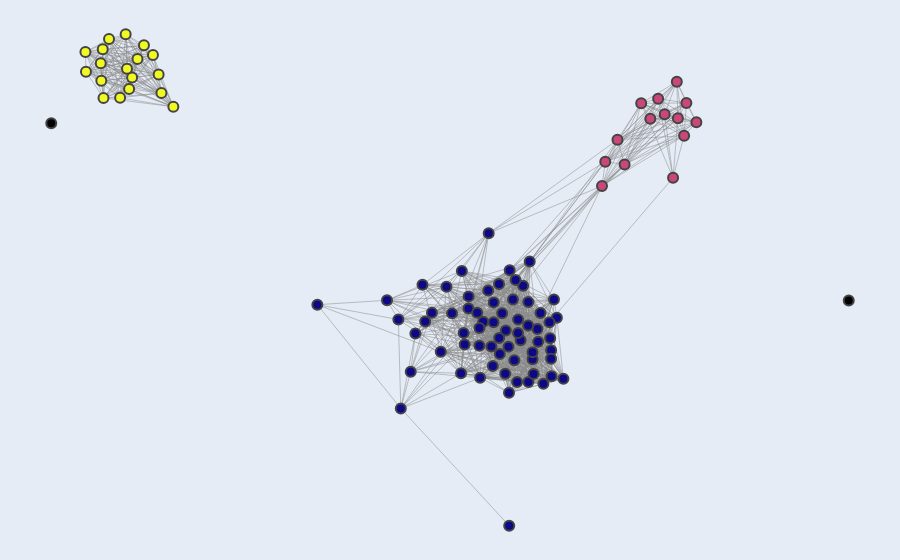

The notebook cell this image was saved under:
### Markdown cell above
## Figure A

### Code cell
G, pos, partition = load_graph_positions_and_clusters()
print(G, pos, partition)
# prepare data for edges
edge_x = []
edge_y = []
for edge in G.edges():
    x0, y0 = pos[edge[0]]
    x1, y1 = pos[edge[1]]
    edge_x.extend([x0, x1, None]) 
    edge_y.extend([y0, y1, None])

# create a trace for edges
edge_trace = go.Scatter(x=edge_x, y=edge_y, line=dict(width=0.5, color='#888'), hoverinfo='none', mode='lines')

# prepare data for nodes
node_x = []
node_y = []
node_colors = []  # to store colors of nodes
for node in G.nodes():
    x, y = pos[node]
    node_x.append(x)
    node_y.append(y)
    if G.degree[node] > 0:  # if the node has at least one connection
        node_colors.append(partition[node])
    else:
        node_colors.append('black')  # set color to black for unconnected nodes

# create a trace for nodes
hover_texts = []
for node in G.nodes():
    community_id = partition[node]
    neighbors = list(G.neighbors(node))
    sorted_neighbors = sorted(neighbors)[:10]
    neighbors_str = ", ".join(sorted_neighbors)
    hover_text = f"Gene: {node}<br>Cluster ID: {community_id}<br>Top Neighbors: {neighbors_str}"
    hover_texts.append(hover_text)

node_trace = go.Scatter(x=node_x, y=node_y, 
                        mode='markers', 
                        hoverinfo='text',
                        marker=dict(showscale=False, 
                                    size=10,
                                    color=node_colors,  # use the modified colors list
                                    line_width=2),
                        text=hover_texts)

# create figure
fig = go.Figure(data=[edge_trace, node_trace],
                layout=go.Layout(
                    showlegend=False,
                    hovermode='closest',
                    margin=dict(b=0, l=0, r=0, t=0),
                    xaxis=dict(showgrid=False, zeroline=False, showticklabels=False),
                    yaxis=dict(showgrid=False, zeroline=False, showticklabels=False)))

# display figure
plotly.offline.plot(fig, image_filename='r100_clustering', image='svg') # saves in ~/Downloads and opens in browser.
fig.show()

### Figure 1 — Plotly figure (JSON) as saved in the notebook; plotly's stock layout.template omitted (floating-point values rounded to 4 significant figures; data arrays with more than 128 entries replaced by an {"elided": "..."} marker saying what was removed)
{"data": [{"hoverinfo": "none", "line": {"color": "#888", "width": 0.5}, "mode": "lines", "type": "scatter", "x": {"elided": "3855 float values"}, "y": {"elided": "3855 float values"}}, {"hoverinfo": "text", "marker": {"color": [0, 0, 0, 0, 1, 1, 0, 2, 0, 0, 0, 0, 0, 0, 2, 2, 0, 0, 1, 0, 2, 0, 1, 0, 2, 0, 0, 0, 1, 1, 2, 0, 1, 2, 0, 0, 0, 0, 2, 2, 0, 2, 2, 0, 0, 0, 0, 0, 0, 1, 1, 0, 0, 0, 0, 0, "black", 0, 0, 0, 2, 2, 0, 0, 0, 1, 0, 0, 2, 2, 0, 2, 0, 0, 0, 2, 0, 0, 2, 0, 1, 0, 1, 0, 0, 0, 0, 0, 0, 0, "black", 0, 0, 0, 1, 0, 0, 1, 0, 0], "line": {"width": 2}, "showscale": false, "size": 10}, "mode": "markers", "text": ["Gene: C55C3.3<br>Cluster ID: 0<br>Top Neighbors: C09G5.7, R06C1.4, W09B7.2, ZK973.8, clp-6, dyf-3, lido-18, mif-2, spch-1, spe-41", "Gene: timm-17B.2<br>Cluster ID: 0<br>Top Neighbors: C04G6.6, C08F11.7, C18D4.6, C30G12.1, C38D9.2, C46G7.5, F09C8.2, F15D4.5, F40D4.13, F41G4.7", "Gene: Y20F4.4<br>Cluster ID: 0<br>Top Neighbors: C04G6.6, C08F11.7, C18D4.6, C46G7.5, E02H9.3, F09C8.2, K09H9.7, R06C1.4, T16G12.4, T16G12.8", "Gene: C08F11.7<br>Cluster ID: 0<br>Top Neighbors: C04G6.6, C18D4.6, C38C3.3, C38D9.2, C46G7.5, F09C8.2, F15D4.5, F40D4.13, F41G4.7, F55B11.6", "Gene: E01G4.5<br>Cluster ID: 1<br>Top Neighbors: F39E9.7, F39F10.4, F55C9.3, H09G03.1, K02E2.6, W04B5.1, W04B5.2, W05H12.2, Y105C5A.14, Y17D7B.4", "Gene: ZK402.3<br>Cluster ID: 1<br>Top Neighbors: E01G4.5, F39E9.7, F39F10.4, F55C9.3, H09G03.1, K02E2.6, W04B5.1, W04B5.2, W05H12.2, Y105C5A.14", "Gene: C09G5.7<br>Cluster ID: 0<br>Top Neighbors: C04G6.6, C30G12.1, C38C3.3, C55C3.3, Y57G7A.5, ZK795.2, ZK973.8, clp-6, elf-1, gpx-8", "Gene: hrde-1<br>Cluster ID: 2<br>Top Neighbors: cdk-1, cey-2, cpg-1, csr-1, hil-4, hsp-1, hsp-90, klp-15, klp-7, mcm-7", "Gene: C18D4.6<br>Cluster ID: 0<br>Top Neighbors: C04G6.6, C08F11.7, C38C3.3, C38D9.2, C46G7.5, E02H9.3, F09C8.2, F15D4.5, F40D4.13, F55B11.6", "Gene: R06C1.4<br>Cluster ID: 0<br>Top Neighbors: C04G6.6, C08F11.7, C18D4.6, C38C3.3, C38D9.2, C46G7.5, C55C3.3, E02H9.3, F09C8.2, F15D4.5", "Gene: C38D9.2<br>Cluster ID: 0<br>Top Neighbors: C04G6.6, C08F11.7, C18D4.6, F15D4.5, F40D4.13, F41G4.7, F55B11.6, F58H7.5, K05C4.9, K09H9.7", "Gene: F15D4.5<br>Cluster ID: 0<br>Top Neighbors: C04G6.6, C08F11.7, C18D4.6, C38D9.2, F40D4.13, F41G4.7, F55B11.6, F58H7.5, K09H9.7, R03H10.6", "Gene: Y57G11C.51<br>Cluster ID: 0<br>Top Neighbors: C46G7.5, E01G4.5, F39F10.4, R06C1.4, W05F2.4, W05H12.2, W09B7.2, Y20F4.4, ZK973.8, mif-2", "Gene: pan-1<br>Cluster ID: 0<br>Top Neighbors: C04G6.6, C08F11.7, C30G12.1, C46G7.5, F09C8.2, F55B11.6, K05C4.9, K09H9.7, T02G5.4, T11F9.10", "Gene: hil-4<br>Cluster ID: 2<br>Top Neighbors: cdk-1, cey-2, cpg-1, csr-1, hrde-1, hsp-1, hsp-90, klp-15, klp-7, mcm-7", "Gene: cdk-1<br>Cluster ID: 2<br>Top Neighbors: cey-2, cpg-1, csr-1, hil-4, hrde-1, hsp-1, hsp-90, klp-15, klp-7, mcm-7", "Gene: T16G12.4<br>Cluster ID: 0<br>Top Neighbors: C04G6.6, C08F11.7, C18D4.6, C38D9.2, C46G7.5, E02H9.3, F15D4.5, F41G4.7, F55B11.6, F58H7.5", "Gene: fbxb-97<br>Cluster ID: 0<br>Top Neighbors: C04G6.6, C08F11.7, C18D4.6, C30G12.1, C38C3.3, C38D9.2, C46G7.5, F09C8.2, F15D4.5, F40D4.13", "Gene: F39F10.4<br>Cluster ID: 1<br>Top Neighbors: E01G4.5, F09C8.2, F39E9.7, F55C9.3, H09G03.1, W04B5.1, W04B5.2, W05H12.2, Y105C5A.14, Y17D7B.4", "Gene: K09H9.7<br>Cluster ID: 0<br>Top Neighbors: C04G6.6, C08F11.7, C18D4.6, C30G12.1, C38C3.3, C38D9.2, C46G7.5, F09C8.2, F15D4.5, F40D4.13", "Gene: tbb-2<br>Cluster ID: 2<br>Top Neighbors: cdk-1, cey-2, cpg-1, csr-1, hil-4, hrde-1, hsp-1, hsp-90, klp-15, klp-7", "Gene: saeg-1<br>Cluster ID: 0<br>Top Neighbors: C04G6.6, C08F11.7, C18D4.6, C38D9.2, F09C8.2, F15D4.5, F41G4.7, F55B11.6, F58H7.5, K05C4.9", "Gene: W04B5.1<br>Cluster ID: 1<br>Top Neighbors: E01G4.5, F39E9.7, F39F10.4, F55C9.3, H09G03.1, K02E2.6, W04B5.2, W05H12.2, Y105C5A.14, Y17D7B.4", "Gene: spe-41<br>Cluster ID: 0<br>Top Neighbors: C04G6.6, C08F11.7, C09G5.7, C18D4.6, C38C3.3, C38D9.2, C55C3.3, F55B11.6, F58H7.5, K09H9.7", "Gene: csr-1<br>Cluster ID: 2<br>Top Neighbors: cdk-1, cey-2, hil-4, hrde-1, hsp-1, hsp-90, klp-15, klp-7, mcm-7, par-5", "Gene: mif-2<br>Cluster ID: 0<br>Top Neighbors: C18D4.6, C46G7.5, C55C3.3, E02H9.3, R06C1.4, T03D3.5, T16G12.4, W05F2.4, Y20F4.4, Y57G11C.51", "Gene: ZK973.8<br>Cluster ID: 0<br>Top Neighbors: C09G5.7, C30G12.1, C38C3.3, C55C3.3, F09C8.2, Y57G11C.51, Y57G7A.5, ZK795.2, bath-13, clp-6", "Gene: scrm-4<br>Cluster ID: 0<br>Top Neighbors: C04G6.6, C08F11.7, C18D4.6, C38D9.2, F15D4.5, F40D4.13, F55B11.6, F58H7.5, K09H9.7, R06C1.4", "Gene: F39E9.7<br>Cluster ID: 1<br>Top Neighbors: E01G4.5, F39F10.4, F55C9.3, H09G03.1, K02E2.6, W04B5.1, W04B5.2, W05H12.2, Y105C5A.14, Y17D7B.4", "Gene: K02E2.6<br>Cluster ID: 1<br>Top Neighbors: E01G4.5, F39E9.7, F55C9.3, H09G03.1, W04B5.1, W04B5.2, W05H12.2, Y105C5A.14, Y17D7B.4, Y37E11B.2", "Gene: mcm-7<br>Cluster ID: 2<br>Top Neighbors: cdk-1, cey-2, cpg-1, csr-1, hil-4, hrde-1, hsp-1, hsp-90, klp-15, klp-7", "Gene: sea-2<br>Cluster ID: 0<br>Top Neighbors: C18D4.6, C46G7.5, E02H9.3, F09C8.2, R06C1.4, T16G12.4, W05F2.4, W09B7.1, W09B7.2, Y20F4.4", "Gene: W04B5.2<br>Cluster ID: 1<br>Top Neighbors: E01G4.5, F39E9.7, F39F10.4, F55C9.3, H09G03.1, K02E2.6, W04B5.1, W05H12.2, Y105C5A.14, Y17D7B.4", "Gene: klp-7<br>Cluster ID: 2<br>Top Neighbors: cdk-1, cey-2, csr-1, hil-4, hrde-1, hsp-1, hsp-90, klp-15, mcm-7, par-5", "Gene: rnh-1.3<br>Cluster ID: 0<br>Top Neighbors: C04G6.6, C08F11.7, C18D4.6, C38D9.2, C46G7.5, F15D4.5, F40D4.13, F41G4.7, F55B11.6, F58H7.5", "Gene: fbxa-192<br>Cluster ID: 0<br>Top Neighbors: C04G6.6, C08F11.7, C18D4.6, F09C8.2, F58H7.5, K09H9.7, R06C1.4, T02G5.4, T03D3.5, T16G12.4", "Gene: bath-45<br>Cluster ID: 0<br>Top Neighbors: C04G6.6, C08F11.7, C18D4.6, C30G12.1, C38D9.2, F15D4.5, F40D4.13, F41G4.7, F55B11.6, F58H7.5", "Gene: ZK795.2<br>Cluster ID: 0<br>Top Neighbors: C04G6.6, C09G5.7, C38C3.3, F09C8.2, R03H10.6, T20F7.1, Y57G7A.5, ZK909.3, ZK973.8, clp-6", "Gene: par-5<br>Cluster ID: 2<br>Top Neighbors: cdk-1, cey-2, cpg-1, csr-1, hil-4, hrde-1, hsp-1, hsp-90, klp-15, klp-7", "Gene: hsp-90<br>Cluster ID: 2<br>Top Neighbors: cdk-1, cey-2, cpg-1, csr-1, hil-4, hrde-1, hsp-1, klp-15, klp-7, mcm-7", "Gene: gly-13<br>Cluster ID: 0<br>Top Neighbors: C04G6.6, C08F11.7, C18D4.6, C30G12.1, C38C3.3, C46G7.5, F09C8.2, F40D4.13, F55B11.6, K05C4.9", "Gene: klp-15<br>Cluster ID: 2<br>Top Neighbors: cdk-1, cey-2, cpg-1, csr-1, hil-4, hrde-1, hsp-1, hsp-90, klp-7, mcm-7", "Gene: cey-2<br>Cluster ID: 2<br>Top Neighbors: cdk-1, cpg-1, csr-1, hil-4, hrde-1, hsp-1, hsp-90, klp-15, klp-7, mcm-7", "Gene: C46G7.5<br>Cluster ID: 0<br>Top Neighbors: C04G6.6, C08F11.7, C18D4.6, E02H9.3, F09C8.2, F40D4.13, F55B11.6, K05C4.9, K09H9.7, R03H10.6", "Gene: bath-13<br>Cluster ID: 0<br>Top Neighbors: C04G6.6, C08F11.7, C18D4.6, C30G12.1, C38C3.3, C38D9.2, C46G7.5, F09C8.2, F15D4.5, F40D4.13", "Gene: citk-1<br>Cluster ID: 0<br>Top Neighbors: C04G6.6, C18D4.6, C30G12.1, C46G7.5, E02H9.3, F09C8.2, K09H9.7, R03H10.6, R06C1.4, T03D3.5", "Gene: T03D3.5<br>Cluster ID: 0<br>Top Neighbors: C18D4.6, C30G12.1, C38C3.3, E02H9.3, F09C8.2, K05C4.9, K09H9.7, T16G12.4, T20F7.1, bath-13", "Gene: E02H9.3<br>Cluster ID: 0<br>Top Neighbors: C18D4.6, C46G7.5, R06C1.4, T03D3.5, T16G12.4, W05F2.4, W09B7.2, Y20F4.4, citk-1, dyf-3", "Gene: ZK909.3<br>Cluster ID: 0<br>Top Neighbors: C08F11.7, C18D4.6, C30G12.1, C38C3.3, E01G4.5, F09C8.2, F39F10.4, K05C4.9, K09H9.7, T16G12.8", "Gene: H09G03.1<br>Cluster ID: 1<br>Top Neighbors: E01G4.5, F39E9.7, F39F10.4, F55C9.3, K02E2.6, W04B5.1, W04B5.2, W05H12.2, Y105C5A.14, Y17D7B.4", "Gene: Y47H10A.5<br>Cluster ID: 1<br>Top Neighbors: H09G03.1, W04B5.1, W04B5.2, Y17D7B.4, ZK402.3, his-24", "Gene: C38C3.3<br>Cluster ID: 0<br>Top Neighbors: C04G6.6, C08F11.7, C09G5.7, C18D4.6, F09C8.2, K09H9.7, R06C1.4, T03D3.5, T16G12.8, T20F7.1", "Gene: F58H7.5<br>Cluster ID: 0<br>Top Neighbors: C04G6.6, C08F11.7, C38D9.2, F15D4.5, F40D4.13, F41G4.7, F55B11.6, K05C4.9, K09H9.7, T02G5.4", "Gene: F40D4.13<br>Cluster ID: 0<br>Top Neighbors: C04G6.6, C08F11.7, C18D4.6, C30G12.1, C38D9.2, C46G7.5, F15D4.5, F41G4.7, F55B11.6, F58H7.5", "Gene: elf-1<br>Cluster ID: 0<br>Top Neighbors: C04G6.6, C09G5.7, C30G12.1, C38C3.3, C46G7.5, F09C8.2, F39F10.4, F40D4.13, F55B11.6, K05C4.9", "Gene: vet-6<br>Cluster ID: 0<br>Top Neighbors: C18D4.6, C30G12.1, C38C3.3, F09C8.2, F39F10.4, K05C4.9, K09H9.7, T03D3.5, T11F9.10, T16G12.8", "Gene: pyk-1<br>Cluster ID: 3<br>Top Neighbors: ", "Gene: lin-15B<br>Cluster ID: 0<br>Top Neighbors: C04G6.6, C18D4.6, C30G12.1, C46G7.5, F09C8.2, F40D4.13, K05C4.9, K09H9.7, R03H10.6, T03D3.5", "Gene: clp-6<br>Cluster ID: 0<br>Top Neighbors: C04G6.6, C09G5.7, C18D4.6, C38C3.3, C55C3.3, F09C8.2, F40D4.13, K05C4.9, K09H9.7, R06C1.4", "Gene: T02G5.4<br>Cluster ID: 0<br>Top Neighbors: C04G6.6, C08F11.7, C18D4.6, C30G12.1, C38D9.2, C46G7.5, F09C8.2, F15D4.5, F40D4.13, F41G4.7", "Gene: hsp-1<br>Cluster ID: 2<br>Top Neighbors: cdk-1, cey-2, cpg-1, csr-1, hil-4, hrde-1, hsp-90, klp-15, klp-7, mcm-7", "Gene: rme-2<br>Cluster ID: 2<br>Top Neighbors: cdk-1, cey-2, cpg-1, csr-1, hil-4, hrde-1, hsp-1, hsp-90, klp-15, klp-7", "Gene: ceh-20<br>Cluster ID: 0<br>Top Neighbors: C04G6.6, C08F11.7, C18D4.6, C30G12.1, C38C3.3, C38D9.2, C46G7.5, F09C8.2, F40D4.13, F41G4.7", "Gene: T11F9.10<br>Cluster ID: 0<br>Top Neighbors: C04G6.6, C08F11.7, C38D9.2, C46G7.5, F09C8.2, F15D4.5, F40D4.13, F41G4.7, F55B11.6, F58H7.5", "Gene: lido-18<br>Cluster ID: 0<br>Top Neighbors: C04G6.6, C08F11.7, C09G5.7, C18D4.6, C38C3.3, C38D9.2, C55C3.3, F15D4.5, F40D4.13, F41G4.7", "Gene: Y17D7B.4<br>Cluster ID: 1<br>Top Neighbors: E01G4.5, F39E9.7, F39F10.4, F55C9.3, H09G03.1, K02E2.6, W04B5.1, W04B5.2, W05H12.2, Y105C5A.14", "Gene: C04G6.6<br>Cluster ID: 0<br>Top Neighbors: C08F11.7, C09G5.7, C18D4.6, C38C3.3, C38D9.2, C46G7.5, F09C8.2, F15D4.5, F40D4.13, F41G4.7", "Gene: C30G12.1<br>Cluster ID: 0<br>Top Neighbors: C09G5.7, F09C8.2, F40D4.13, F55B11.6, K05C4.9, K09H9.7, R03H10.6, T02G5.4, T03D3.5, T16G12.8", "Gene: wago-1<br>Cluster ID: 2<br>Top Neighbors: cdk-1, cey-2, cpg-1, csr-1, hil-4, hrde-1, hsp-1, hsp-90, klp-15, klp-7", "Gene: cpg-1<br>Cluster ID: 2<br>Top Neighbors: cdk-1, cey-2, hil-4, hrde-1, hsp-1, hsp-90, klp-15, mcm-7, par-5, pgl-3", "Gene: T16G12.8<br>Cluster ID: 0<br>Top Neighbors: C04G6.6, C18D4.6, C30G12.1, C38C3.3, C38D9.2, F09C8.2, F15D4.5, F40D4.13, F55B11.6, F58H7.5", "Gene: pgl-3<br>Cluster ID: 2<br>Top Neighbors: cdk-1, cey-2, cpg-1, csr-1, hil-4, hrde-1, hsp-1, hsp-90, klp-15, klp-7", "Gene: Y57G7A.5<br>Cluster ID: 0<br>Top Neighbors: C04G6.6, C08F11.7, C09G5.7, C38C3.3, K09H9.7, R03H10.6, T20F7.1, ZK795.2, ZK909.3, ZK973.8", "Gene: K05C4.9<br>Cluster ID: 0<br>Top Neighbors: C30G12.1, C38D9.2, C46G7.5, F09C8.2, F40D4.13, F41G4.7, F58H7.5, K09H9.7, T03D3.5, T11F9.10", "Gene: F09C8.2<br>Cluster ID: 0<br>Top Neighbors: C04G6.6, C08F11.7, C18D4.6, C30G12.1, C38C3.3, C46G7.5, F39F10.4, F55B11.6, K05C4.9, K09H9.7", "Gene: wago-4<br>Cluster ID: 2<br>Top Neighbors: cdk-1, cey-2, cpg-1, csr-1, hil-4, hrde-1, hsp-1, hsp-90, klp-15, klp-7", "Gene: Y48G1BM.6<br>Cluster ID: 0<br>Top Neighbors: C04G6.6, C08F11.7, C18D4.6, C38D9.2, F15D4.5, F40D4.13, F41G4.7, F55B11.6, F58H7.5, K09H9.7", "Gene: fkb-8<br>Cluster ID: 0<br>Top Neighbors: C30G12.1, C38D9.2, F15D4.5, F40D4.13, F41G4.7, F58H7.5, K05C4.9, K09H9.7, T11F9.10, T16G12.8", "Gene: tba-2<br>Cluster ID: 2<br>Top Neighbors: cdk-1, cey-2, cpg-1, csr-1, hil-4, hrde-1, hsp-1, hsp-90, klp-15, klp-7", "Gene: dyf-3<br>Cluster ID: 0<br>Top Neighbors: C55C3.3, E02H9.3, W09B7.2, mif-2", "Gene: Y105C5A.14<br>Cluster ID: 1<br>Top Neighbors: E01G4.5, F09C8.2, F39E9.7, F39F10.4, F55C9.3, H09G03.1, K02E2.6, W04B5.1, W04B5.2, W05H12.2", "Gene: F55B11.6<br>Cluster ID: 0<br>Top Neighbors: C04G6.6, C08F11.7, C18D4.6, C30G12.1, C38D9.2, C46G7.5, F09C8.2, F15D4.5, F40D4.13, F41G4.7", "Gene: Y37E11B.2<br>Cluster ID: 1<br>Top Neighbors: E01G4.5, F39E9.7, F39F10.4, F55C9.3, H09G03.1, K02E2.6, W04B5.1, W04B5.2, W05H12.2, Y105C5A.14", "Gene: T20F7.1<br>Cluster ID: 0<br>Top Neighbors: C04G6.6, C08F11.7, C18D4.6, C30G12.1, C38C3.3, C46G7.5, F09C8.2, F40D4.13, F55B11.6, K09H9.7", "Gene: gpx-8<br>Cluster ID: 0<br>Top Neighbors: C04G6.6, C08F11.7, C09G5.7, C18D4.6, C30G12.1, C38C3.3, C38D9.2, C46G7.5, F09C8.2, F15D4.5", "Gene: his-24<br>Cluster ID: 0<br>Top Neighbors: C30G12.1, C38D9.2, F15D4.5, F40D4.13, F41G4.7, F58H7.5, K05C4.9, K09H9.7, R06C1.4, T02G5.4", "Gene: qdpr-1<br>Cluster ID: 0<br>Top Neighbors: C04G6.6, C30G12.1, C38C3.3, F09C8.2, K09H9.7, R06C1.4, T02G5.4, T16G12.8, T20F7.1, W05H12.2", "Gene: W05F2.4<br>Cluster ID: 0<br>Top Neighbors: C18D4.6, C38C3.3, C46G7.5, E02H9.3, F09C8.2, K09H9.7, R06C1.4, T20F7.1, W09B7.2, Y20F4.4", "Gene: R03H10.6<br>Cluster ID: 0<br>Top Neighbors: C04G6.6, C08F11.7, C18D4.6, C30G12.1, C38D9.2, C46G7.5, F15D4.5, F40D4.13, F55B11.6, K09H9.7", "Gene: W09B7.2<br>Cluster ID: 0<br>Top Neighbors: C04G6.6, C08F11.7, C18D4.6, C46G7.5, C55C3.3, E02H9.3, F15D4.5, F41G4.7, F55B11.6, K09H9.7", "Gene: R03D7.2<br>Cluster ID: 4<br>Top Neighbors: ", "Gene: saeg-2<br>Cluster ID: 0<br>Top Neighbors: C04G6.6, C08F11.7, C38D9.2, C46G7.5, F15D4.5, F40D4.13, F41G4.7, F55B11.6, F58H7.5, K05C4.9", "Gene: pdfr-1<br>Cluster ID: 0<br>Top Neighbors: C04G6.6, C08F11.7, C18D4.6, C46G7.5, F09C8.2, F40D4.13, F55B11.6, K05C4.9, K09H9.7, T02G5.4", "Gene: glit-1<br>Cluster ID: 0<br>Top Neighbors: C04G6.6, C08F11.7, C18D4.6, C30G12.1, C38D9.2, C46G7.5, F09C8.2, F39F10.4, F40D4.13, F41G4.7", "Gene: W05H12.2<br>Cluster ID: 1<br>Top Neighbors: E01G4.5, F09C8.2, F39E9.7, F39F10.4, F55C9.3, H09G03.1, K02E2.6, W04B5.1, W04B5.2, Y105C5A.14", "Gene: F41G4.7<br>Cluster ID: 0<br>Top Neighbors: C04G6.6, C08F11.7, C38D9.2, F15D4.5, F40D4.13, F55B11.6, F58H7.5, K05C4.9, K09H9.7, T02G5.4", "Gene: Y53F4B.5<br>Cluster ID: 0<br>Top Neighbors: C04G6.6, C30G12.1, C38D9.2, F15D4.5, F40D4.13, F41G4.7, F55B11.6, F58H7.5, K05C4.9, K09H9.7", "Gene: F55C9.3<br>Cluster ID: 1<br>Top Neighbors: E01G4.5, F39E9.7, F39F10.4, H09G03.1, K02E2.6, W04B5.1, W04B5.2, W05H12.2, Y105C5A.14, Y17D7B.4", "Gene: spch-1<br>Cluster ID: 0<br>Top Neighbors: C55C3.3", "Gene: W09B7.1<br>Cluster ID: 0<br>Top Neighbors: C04G6.6, C08F11.7, C38D9.2, C46G7.5, F09C8.2, F15D4.5, F40D4.13, F41G4.7, F55B11.6, F58H7.5"], "type": "scatter", "x": [-0.12, 0.2216, 0.04917, 0.1276, 0.4217, 0.5234, -0.09526, -0.8496, 0.08592, 0.03707, 0.199, 0.2119, 0.09971, 0.07652, -0.7256, -0.7186, 0.07652, 0.1795, 0.383, 0.1426, -0.8635, 0.173, 0.481, 0.03051, -0.8653, -0.1261, -0.0836, 0.2534, 0.619, 0.5701, -0.7919, -0.06582, 0.5728, -0.6888, 0.1411, 0.1604, 0.2558, -0.04222, -0.7784, -0.9086, 0.1987, -0.7397, -0.7623, 0.07107, 0.1259, 0.04964, 0.03254, -0.1546, 0.2023, 0.5397, 0.5607, 0.00805, 0.2365, 0.2094, 0.09846, 0.1858, 1, 0.1255, 0.03956, 0.2234, -0.8689, -0.9073, 0.1732, 0.2094, 0.07828, 0.5884, 0.1067, 0.1118, -0.8219, -0.8703, 0.1984, -0.8047, -0.05899, 0.2703, 0.1671, -0.808, 0.2557, 0.1505, -0.7994, -0.3287, 0.4396, 0.1638, 0.594, 0.1122, 0.1493, 0.2517, 0.1523, -0.005873, 0.1334, -0.02014, -0.9941, 0.1708, 0.2629, 0.2293, 0.3913, 0.2568, 0.2865, 0.5038, 0.151, 0.1101], "y": [-0.4533, -0.2191, -0.1581, -0.2927, 0.3395, 0.4603, -0.3447, 0.6369, -0.1973, -0.2306, -0.375, -0.3516, 0.06346, -0.216, 0.5319, 0.4771, -0.2684, -0.2517, 0.2032, -0.2233, 0.4628, -0.2303, 0.4469, -0.3496, 0.6066, -0.1908, -0.2324, -0.2459, 0.3909, 0.5107, 0.5233, -0.08864, 0.403, 0.4368, -0.3507, -0.1317, -0.2812, -0.171, 0.5778, 0.5984, -0.1393, 0.5894, 0.6179, -0.1711, -0.2455, -0.1226, -0.04777, -0.134, -0.01975, 0.4146, 0.2273, -0.1727, -0.3803, -0.3083, -0.1051, -0.09146, -0.135, -0.0864, -0.2644, -0.2565, 0.5131, 0.54, -0.1908, -0.2877, -0.3629, 0.3514, -0.2702, -0.1988, 0.4632, 0.5652, -0.2084, 0.5489, -0.1964, -0.1859, -0.07425, 0.6506, -0.3065, -0.407, 0.4891, -0.1472, 0.2666, -0.3111, 0.4479, -0.1403, -0.2708, -0.1987, -0.04522, -0.09453, -0.1725, -0.2861, 0.3879, -0.375, -0.1317, -0.1718, 0.2746, -0.358, -0.3657, 0.4014, -0.7992, -0.3278]}], "layout": {"hovermode": "closest", "margin": {"b": 0, "l": 0, "r": 0, "t": 0}, "showlegend": false, "xaxis": {"showgrid": false, "showticklabels": false, "zeroline": false}, "yaxis": {"showgrid": false, "showticklabels": false, "zeroline": false}}}
